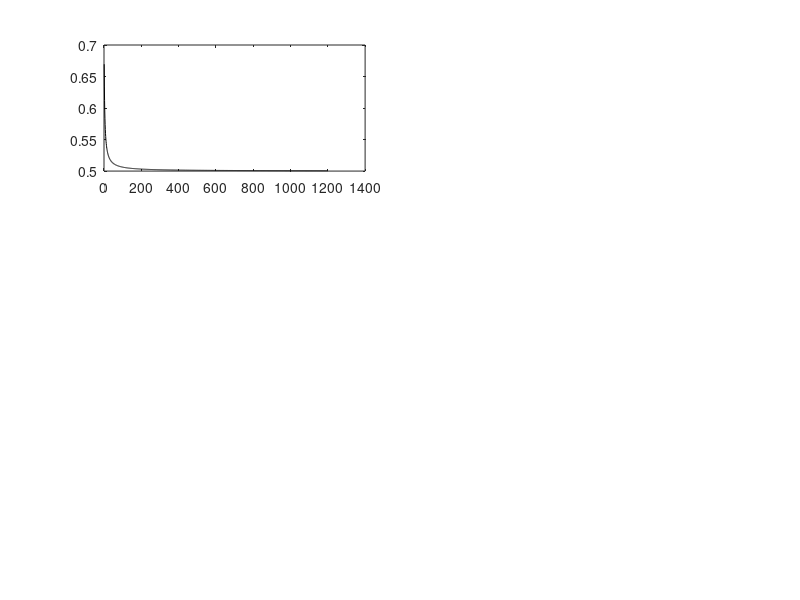

MATLAB code to generate this figure: (Note: this script raises an error after producing the figure.)


close all
figure('Position',[100,100,750,650]);
Q = 10;
N = 1200 ;
fs = 10;

alphaS = [0.1,1,1,10,50,200];

for n = 0:5
    
    subplot(3,2,n+1)
    
    for i=1:200    
        alpha = alphaS(n+1);
        rs = rand(3,1)*5+1;
        r1s = rs(1); r2s = rs(2);r3s = rs(3);

        for j = 1:N
            c1 = r1s(end).^4;
            c2 = r2s(end).^4;

            r1s = [r1s,r1s(end) + alpha*Q/r1s(end).^n];
            r2s = [r2s,r2s(end) + alpha*Q/r2s(end).^n];
            r3s = [r3s,r3s(end) + alpha*Q/r3s(end).^n];

        end    

        c1s = r1s.^4;
        c2s = r2s.^4;
        c3s = r3s.^4;

        p1 = plot((1./c1s)./(1./c1s+1./c2s),'-k'); hold on;
        p1.Color(4) = 0.2;

    end
    drawnow
    xlim([0,N]);

    xlabel('Iteration','Interpreter','latex');
    ylabel('$(P_m - P_l) / (P_r - P_l )$','Interpreter','latex');
    set(gca,'TickLabelInterpreter','latex');
    set(gca,'fontSize',fs);
    title(sprintf('$n=%d$',n),'Interpreter','latex');
end
    
% plot([0,4000],[1/3,1/3],'-r','LineWidth',3)